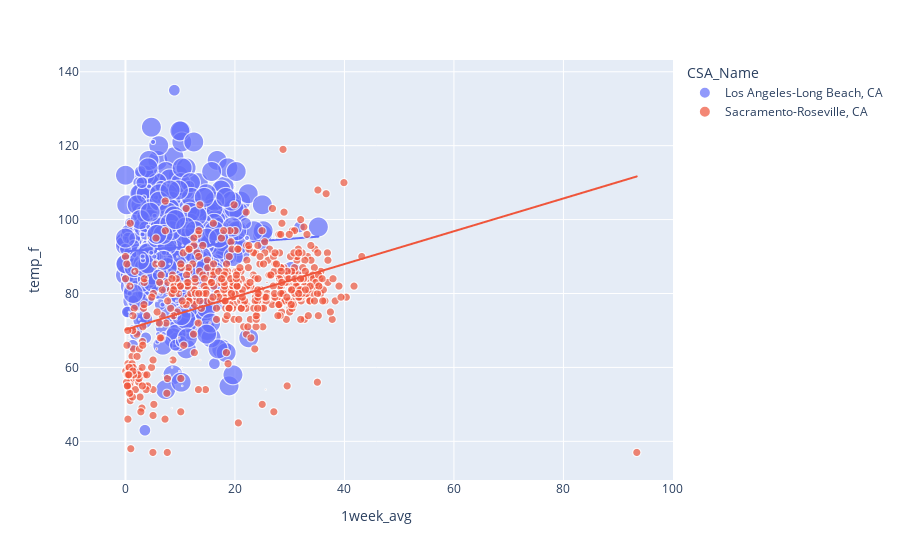

This figure's notebook cell:
### Code cell
fig = px.scatter(sacla, x='1week_avg', y="temp_f", color="CSA_Name",
                 size='CBSA_POP', hover_data=['HH'], trendline='ols')
fig.show()

### Figure 1 — Plotly figure (JSON) as saved in the notebook; plotly's stock layout.template omitted (floating-point values rounded to 4 significant figures; data arrays with more than 128 entries replaced by an {"elided": "..."} marker saying what was removed)
{"data": [{"customdata": {"elided": "820x1 int values"}, "hovertemplate": "CSA_Name=Los Angeles-Long Beach, CA<br>1week_avg=%{x}<br>temp_f=%{y}<br>CBSA_POP=%{marker.size}<br>HH=%{customdata[0]}<extra></extra>", "legendgroup": "Los Angeles-Long Beach, CA", "marker": {"color": "#636efa", "size": {"elided": "820 int values"}, "sizemode": "area", "sizeref": 33160.0, "symbol": "circle"}, "mode": "markers", "name": "Los Angeles-Long Beach, CA", "showlegend": true, "type": "scattergl", "x": {"elided": "820 float values"}, "xaxis": "x", "y": {"elided": "820 int values"}, "yaxis": "y"}, {"hovertemplate": "<b>OLS trendline</b><br>temp_f = 0.113085 * 1week_avg + 91.4022<br>R<sup>2</sup>=0.003315<br><br>CSA_Name=Los Angeles-Long Beach, CA<br>1week_avg=%{x}<br>temp_f=%{y} <b>(trend)</b><extra></extra>", "legendgroup": "Los Angeles-Long Beach, CA", "marker": {"color": "#636efa", "symbol": "circle"}, "mode": "lines", "name": "Los Angeles-Long Beach, CA", "showlegend": false, "type": "scattergl", "x": {"elided": "820 float values"}, "xaxis": "x", "y": {"elided": "820 float values"}, "yaxis": "y"}, {"customdata": {"elided": "616x1 int values"}, "hovertemplate": "CSA_Name=Sacramento-Roseville, CA<br>1week_avg=%{x}<br>temp_f=%{y}<br>CBSA_POP=%{marker.size}<br>HH=%{customdata[0]}<extra></extra>", "legendgroup": "Sacramento-Roseville, CA", "marker": {"color": "#EF553B", "size": {"elided": "616 int values"}, "sizemode": "area", "sizeref": 33160.0, "symbol": "circle"}, "mode": "markers", "name": "Sacramento-Roseville, CA", "showlegend": true, "type": "scattergl", "x": {"elided": "616 float values"}, "xaxis": "x", "y": {"elided": "616 int values"}, "yaxis": "y"}, {"hovertemplate": "<b>OLS trendline</b><br>temp_f = 0.4438 * 1week_avg + 70.217<br>R<sup>2</sup>=0.180609<br><br>CSA_Name=Sacramento-Roseville, CA<br>1week_avg=%{x}<br>temp_f=%{y} <b>(trend)</b><extra></extra>", "legendgroup": "Sacramento-Roseville, CA", "marker": {"color": "#EF553B", "symbol": "circle"}, "mode": "lines", "name": "Sacramento-Roseville, CA", "showlegend": false, "type": "scattergl", "x": {"elided": "616 float values"}, "xaxis": "x", "y": {"elided": "616 float values"}, "yaxis": "y"}], "layout": {"legend": {"itemsizing": "constant", "title": {"text": "CSA_Name"}, "tracegroupgap": 0}, "margin": {"t": 60}, "xaxis": {"anchor": "y", "domain": [0, 1], "title": {"text": "1week_avg"}}, "yaxis": {"anchor": "x", "domain": [0, 1], "title": {"text": "temp_f"}}}}
